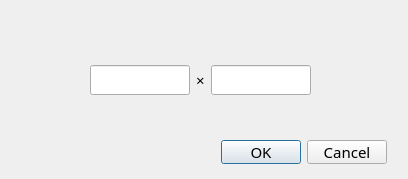
<?xml version="1.0" encoding="UTF-8"?>
<ui version="4.0">
 <class>SetPaperSizeDialog</class>
 <widget class="QDialog" name="SetPaperSizeDialog">
  <property name="geometry">
   <rect>
    <x>0</x>
    <y>0</y>
    <width>408</width>
    <height>179</height>
   </rect>
  </property>
  <property name="font">
   <font>
    <family>华文中宋</family>
    <pointsize>11</pointsize>
   </font>
  </property>
  <property name="windowTitle">
   <string>设置画布大小</string>
  </property>
  <widget class="QDialogButtonBox" name="buttonBox">
   <property name="geometry">
    <rect>
     <x>220</x>
     <y>140</y>
     <width>167</width>
     <height>24</height>
    </rect>
   </property>
   <property name="orientation">
    <enum>Qt::Horizontal</enum>
   </property>
   <property name="standardButtons">
    <set>QDialogButtonBox::Cancel|QDialogButtonBox::Ok</set>
   </property>
  </widget>
  <widget class="QWidget" name="gridLayoutWidget">
   <property name="geometry">
    <rect>
     <x>90</x>
     <y>40</y>
     <width>221</width>
     <height>80</height>
    </rect>
   </property>
   <layout class="QGridLayout" name="gridLayout_2">
    <item row="0" column="1">
     <widget class="QLabel" name="label">
      <property name="text">
       <string>×</string>
      </property>
     </widget>
    </item>
    <item row="0" column="0">
     <widget class="QLineEdit" name="x_input">
      <property name="font">
       <font>
        <family>华文中宋</family>
        <pointsize>11</pointsize>
       </font>
      </property>
     </widget>
    </item>
    <item row="0" column="2">
     <widget class="QLineEdit" name="y_input">
      <property name="font">
       <font>
        <family>华文中宋</family>
        <pointsize>11</pointsize>
       </font>
      </property>
     </widget>
    </item>
   </layout>
  </widget>
 </widget>
 <resources/>
 <connections>
  <connection>
   <sender>buttonBox</sender>
   <signal>accepted()</signal>
   <receiver>SetPaperSizeDialog</receiver>
   <slot>accept()</slot>
   <hints>
    <hint type="sourcelabel">
     <x>248</x>
     <y>254</y>
    </hint>
    <hint type="destinationlabel">
     <x>157</x>
     <y>274</y>
    </hint>
   </hints>
  </connection>
  <connection>
   <sender>buttonBox</sender>
   <signal>rejected()</signal>
   <receiver>SetPaperSizeDialog</receiver>
   <slot>reject()</slot>
   <hints>
    <hint type="sourcelabel">
     <x>316</x>
     <y>260</y>
    </hint>
    <hint type="destinationlabel">
     <x>286</x>
     <y>274</y>
    </hint>
   </hints>
  </connection>
 </connections>
</ui>
